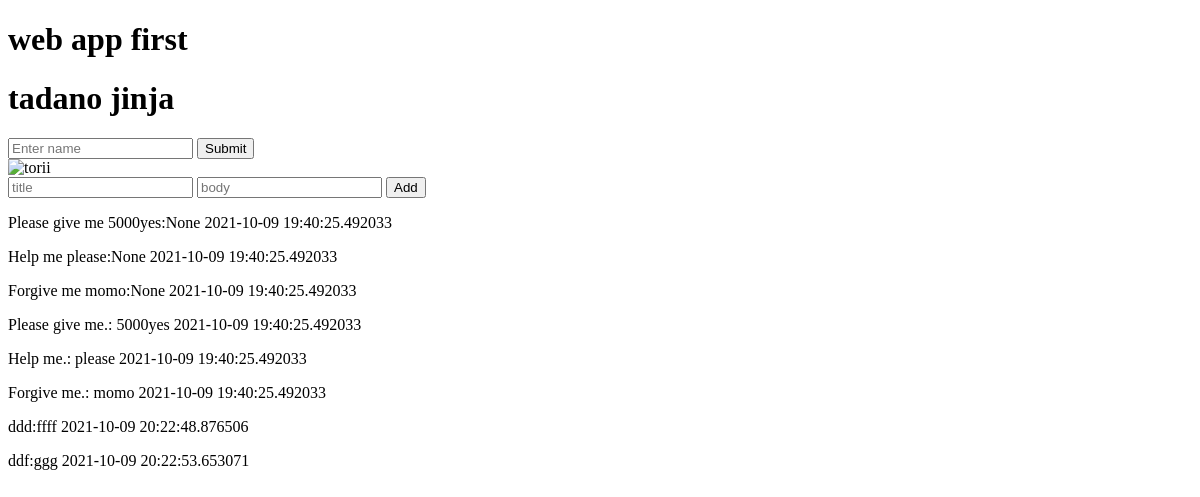
The app's page /index, older data.
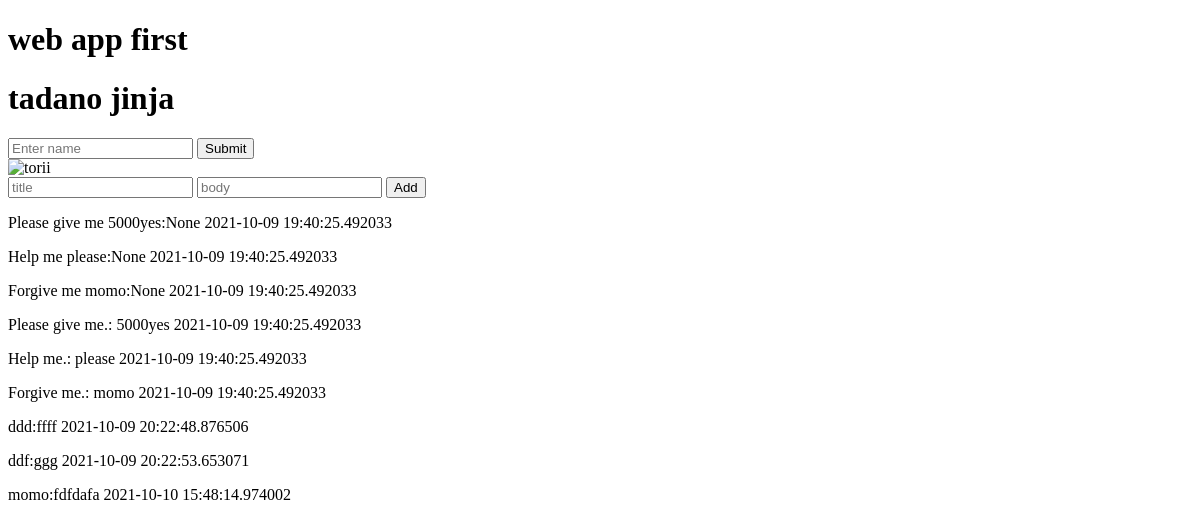
The same page, newer data.
### models/models.py (models this page shows, shortened)
class OnegaiContent(Base):
    __tablename__ = 'onegaicontents'
    id = Column(Integer, primary_key=True)
    title = Column(String(128), unique=True)
    body = Column(Text)
    date = Column(DateTime, default=datetime.now())

### app/app.py (the view)
@app.route("/")
@app.route("/index")
def index():
    name = request.args.get("name")
    all_onegai = OnegaiContent.query.all()
    return render_template("index.html", name=name, all_onegai=all_onegai)

### app/templates/index.html (shortened to what this page needs)
<!DOCTYPE html>
<html lang="en">
<head>
</head>
<body>
<h1>web app first</h1>
{% if name == "kiyokiyo" %}
  <h1>Special{{name}}shurain</h1>
{% elif name %}
  <h1>{{name}}shurain</h1>
{% else %}
  <h1>tadano jinja</h1>
{% endif %}
<form action="/index" method="post">
  <input type="text" name="name" placeholder="Enter name">
  <input type="submit" value="Submit">
</form>
<img src="../static/images/jinja.png" alt="torii">
<form action="/add" method="post">
  <input type="text" name="title" placeholder="title">
  <input type="text" name="body" placeholder="body">
  <input type="submit" value="Add">
</form>
{% for word in all_onegai %}
  <p>{{word.title}}:{{word.body}} {{word.date}}</p>
{% endfor %}
</body>
</html>

Row changes from the older to the newer data that the page shows:
added OnegaiContent: title "momo", body "fdfdafa", date "2021-10-10 15:48:14.974002"
